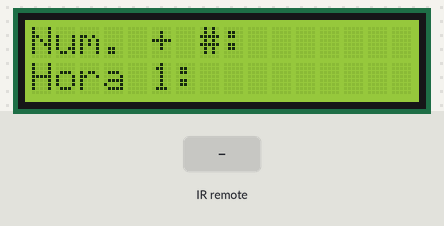
This sketch was run on a simulated Arduino Uno, built with avr-gcc and run on an emulated ATmega328P. Parts: 16×2 character LCD. The inputs (shaded band) are chosen by the test bench. What the sketch prints to the serial monitor is not drawn.

Above: at 1.7 s.
1.8 s: infrared code 0xFFFF827D received
At 2.3 s:
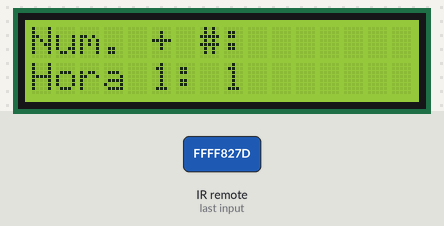
3.3 s: infrared code 0xFFFFC23D received
At 3.7 s:
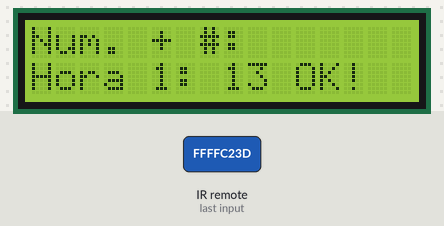
At 4.4 s:
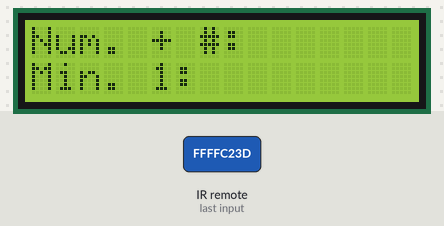
Timing chart, 0 to 6.3 s (numbered marks = the images above; inputs shaded):
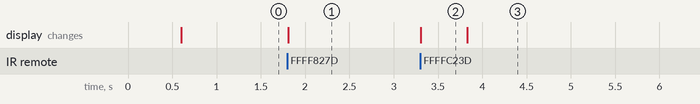

The sketch:

IR_controle_LCD.ino
```cpp
// Lista de comandos do mini controle remoto LG
#define  C_PWR  0x7887      //código IR botão PWR
#define  C_1    0xFFFF827D  //código IR botão 1
#define  C_2    0x42BD      //código IR botão 2
#define  C_3    0xFFFFC23D  //código IR botão 3
#define  C_4    0x22DD      //código IR botão 4
#define  C_5    0xFFFFA25D  //código IR botão 5
#define  C_6    0x629D      //código IR botão 6
#define  C_7    0xFFFFE21D  //código IR botão 7
#define  C_8    0x12ED      //código IR botão 8
#define  C_9    0xFFFF926D  //código IR botão 9
#define  C_0    0xFFFFD22D  //código IR botão 0
#define  C_UP   0xFFFFE817  //código IR botão UP
#define  C_DOWN 0x6897      //código IR botão DOWN
#define  C_SRC  0x33CC      //código IR botão SRC
#define  C_MENU 0x55AA      //código IR botão MENU
#define  C_NUM  0x748B      //código IR botão NUMBER #
#define  C_BAND 0xFFFF9A65  //código IR botão BAND
#define  C_DISP 0xFFFFC53A  //código IR botão DISP
//----------------------------------------------------------------------------------

// Flags de acionamento dos botões
byte flag_c_pwr = 0; byte flag_c_1    = 0; byte flag_c_2    = 0; byte flag_c_3 = 0; byte flag_c_4 = 0;
byte flag_c_5   = 0; byte flag_c_6    = 0; byte flag_c_7    = 0; byte flag_c_8 = 0; byte flag_c_9 = 0;
byte flag_c_0   = 0; byte flag_c_up   = 0; byte flag_c_down = 0; byte flag_c_src = 0; byte flag_c_menu = 0;
byte flag_c_num = 0; byte flag_c_band = 0; byte flag_c_disp = 0;

// Bibliotecas do projeto
#include <IRremote.h>
#include <Wire.h>
#include <LiquidCrystal_I2C.h>

// Constantes
int RECV_PIN = 6;
char setupMsg1[] = "Arduino";
char setupMsg2[] = "Controle IR";
char instrucaoGravar[] = "Num. + #:";
char finalProg[] = "Fim do programa!";

//Valores de horas e minutos a serem gravados
int hora_01 = 0;
int min_01  = 0;
int hora_02 = 0;
int min_02  = 0;
int outputNum = 0;    //Recebe os valores na função 'gravaNumero()'

// Variavel de estado do fluxo do programa
byte state = 0;

// Declaração de construtores do projeto
IRrecv irrecv(RECV_PIN);
LiquidCrystal_I2C lcd(0x27, 2, 1, 0, 4, 5, 6, 7, 3, POSITIVE);
decode_results results;

void setup() {
  Serial.begin(9600);
  lcd.begin(16, 2);
  lcd.setCursor(0, 0); lcd.print(setupMsg1);
  lcd.setCursor(0, 1); lcd.print(setupMsg2);
  irrecv.enableIRIn(); // Start the receiver
  delay(500);
  state = 1;
}

void loop() {
  switch (state) {
    case 1: lcd.clear(); lcd.setCursor(0, 0); lcd.print(instrucaoGravar);
      lcd.setCursor(0, 1); lcd.print("Hora 1: "); gravaNumero(); hora_01 = outputNum; state = 2; break;

    case 2: lcd.clear(); lcd.setCursor(0, 0); lcd.print(instrucaoGravar);
      lcd.setCursor(0, 1); lcd.print("Min. 1: "); gravaNumero(); min_01 = outputNum; state = 5; break;

//    case 3: lcd.clear(); lcd.setCursor(0, 0); lcd.print(instrucaoGravar);
//      lcd.setCursor(0, 1); lcd.print("Hora 2: "); gravaNumero(); hora_02 = outputNum; outputNum = 0; state = 4; break;
//
//    case 4: lcd.clear(); lcd.setCursor(0, 0); lcd.print(instrucaoGravar);
//      lcd.setCursor(0, 1); lcd.print("Min. 2: "); gravaNumero(); min_02 = outputNum; outputNum = 0; state = 5; break;

    case 5: lcd.clear(); lcd.setCursor(0, 0); lcd.print(finalProg); lcd.setCursor(0, 1);
      lcd.print("1) "); lcd.print(hora_01); lcd.print("h"); lcd.print(min_01); Serial.println(hora_01+"h"+min_01); delay(5000);


  }

  //leituraIR();
}

// Leitura do sensor IR
void leituraIR()
{
  if (irrecv.decode(&results)) {
    int codeIR = results.value;
    qualBotao(codeIR);
    irrecv.resume(); // Receive the next value
  }
}

// Analisa qual botão foi apertado
void qualBotao(int irInput)
{
  switch (irInput) {

    case C_PWR: flag_c_pwr  = 1; Serial.println("Botao PWR"); break;   case C_1:  flag_c_1 = 1; Serial.println("Botao 1"); break;
    case C_2:   flag_c_2    = 1; Serial.println("Botao 2")  ; break;   case C_3:  flag_c_3 = 1; Serial.println("Botao 3"); break;
    case C_4:   flag_c_4    = 1; Serial.println("Botao 4")  ; break;   case C_5:  flag_c_5 = 1; Serial.println("Botao 5"); break;
    case C_6:   flag_c_6    = 1; Serial.println("Botao 6")  ; break;   case C_7:  flag_c_7 = 1; Serial.println("Botao 7"); break;
    case C_8:   flag_c_8    = 1; Serial.println("Botao 8")  ; break;   case C_9:  flag_c_9 = 1; Serial.println("Botao 9"); break;
    case C_0:   flag_c_0    = 1; Serial.println("Botao 0")  ; break;   case C_UP: flag_c_up = 1; Serial.println("Botao UP"); break;
    case C_DOWN: flag_c_down = 1; Serial.println("Botao DOWN"); break; case C_SRC:  flag_c_src  = 1; Serial.println("Botao SRC"); break;
    case C_MENU: flag_c_menu = 1; Serial.println("Botao MENU"); break; case C_NUM:  flag_c_num  = 1; Serial.println("Botao NUM"); break;
    case C_BAND: flag_c_band = 1; Serial.println("Botao BAND"); break; case C_DISP: flag_c_disp = 1; Serial.println("Botao DISP"); break;
  }
}

// Imprimir os numeros no display
void gravaNumero()
{
  byte col = 8;
  byte i = 0;
  char inputNum[2] = "";
  while (flag_c_num == 0 && col < 10) {
    leituraIR();
           if (flag_c_1 == 1) {lcd.setCursor(col, 1); lcd.print("1"); inputNum[i] = '1'; col++; i++; flag_c_1 = 0;}
      else if (flag_c_2 == 1) {lcd.setCursor(col, 1); lcd.print("2"); inputNum[i] = '2'; col++; i++; flag_c_2 = 0;}
      else if (flag_c_3 == 1) {lcd.setCursor(col, 1); lcd.print("3"); inputNum[i] = '3'; col++; i++; flag_c_3 = 0;}
      else if (flag_c_4 == 1) {lcd.setCursor(col, 1); lcd.print("4"); inputNum[i] = '4'; col++; i++; flag_c_4 = 0;}
      else if (flag_c_5 == 1) {lcd.setCursor(col, 1); lcd.print("5"); inputNum[i] = '5'; col++; i++; flag_c_5 = 0;}
      else if (flag_c_6 == 1) {lcd.setCursor(col, 1); lcd.print("6"); inputNum[i] = '6'; col++; i++; flag_c_6 = 0;}
      else if (flag_c_7 == 1) {lcd.setCursor(col, 1); lcd.print("7"); inputNum[i] = '7'; col++; i++; flag_c_7 = 0;}
      else if (flag_c_8 == 1) {lcd.setCursor(col, 1); lcd.print("8"); inputNum[i] = '8'; col++; i++; flag_c_8 = 0;}
      else if (flag_c_9 == 1) {lcd.setCursor(col, 1); lcd.print("9"); inputNum[i] = '9'; col++; i++; flag_c_9 = 0;}
      else if (flag_c_0 == 1) {lcd.setCursor(col, 1); lcd.print("0"); inputNum[i] = '0'; col++; i++; flag_c_0 = 0;}
  }
  flag_c_num = 0; // resetando a flag num
  outputNum = atoi(inputNum); //Converte a string inputNum num int outputNum
  lcd.setCursor(col, 1); lcd.print(" OK!");
  delay(500);
}

// Para referência, não devo usar
void dump(decode_results *results) {
  int val1 = results->value;
  Serial.println(val1, HEX);
}
```

Measured:
- after the input at 1.8 s, the display: changes at once (image 1)
- after the input at 3.3 s, the display: changes at once (image 2)
- what the display in image 2 shows lasts 0.5 s, from 3.3 s to 3.8 s
